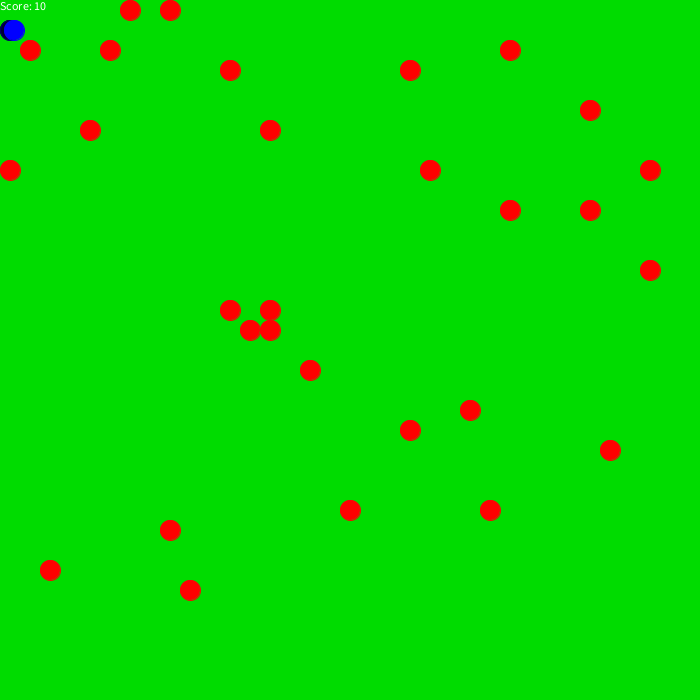
Frame 1 (no input)
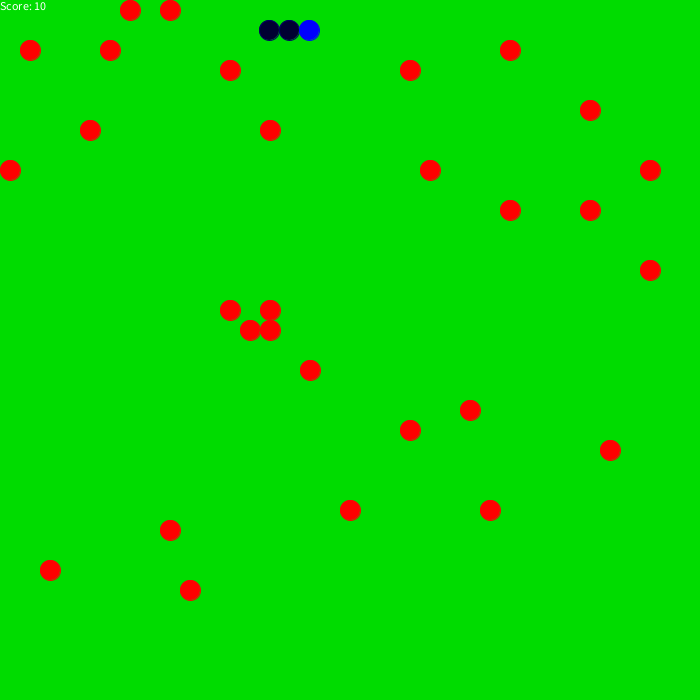
Frame 60 (the mouse pressed at the canvas centre just before this capture)
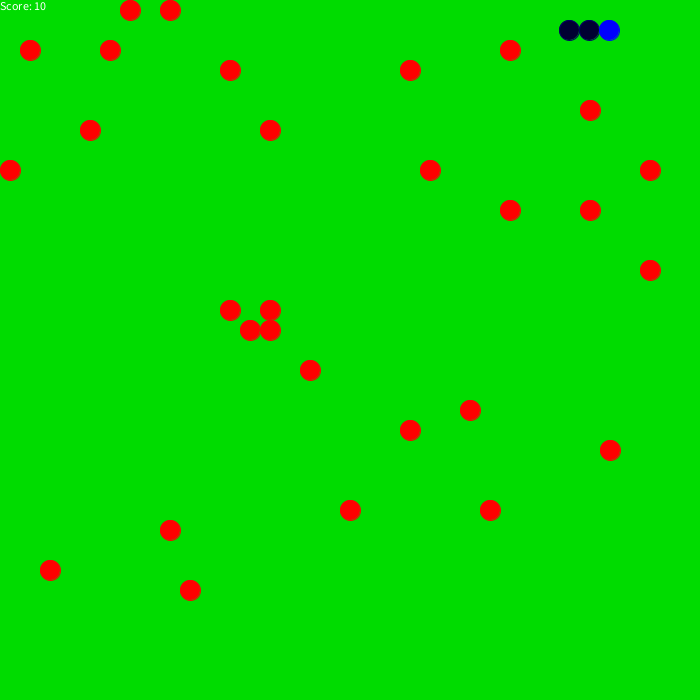
Frame 120 (the mouse held since frame 60 and released just before this capture)

The Processing sketch that drew these frames (run headless with seeded random() and noise(); from frame 60 on, the mouse is pressed at the canvas centre):

// Processing sketch: processing_128131
// ── processing_128131.pde

//Snake game
//Ryan Beattie, Ryan Willoughby
 
 
int gameSpeed;
 
boolean [] kDown; 
boolean [] kHit; 
 
int score;
 
int xPickup, yPickup;
 
Snake player1;
 
void setup() {
  size(700, 700);
   
  gameSpeed = 5;
   
  kDown = new boolean[256]; 
  kHit = new boolean[256]; 
   
  for (int i = 0; i < 30; i++) {
    addPickup(int(random((width / 20) - 1)) * 20, int(random((height / 20) - 1)) * 20, 20, 20);
  }
   
  score = 0;
   
  player1 = new Snake(0, 20, 20, 20, 1, "right");
}//setup
 
void keyPressed() {            // Called automatically. Custom keyPressed event.
  int kCode = keyCode;
  kDown[kCode] = true;
}//keyPressed
 
void keyReleased() {          // Called automatically. Custom keyReleased event.
  int kCode = keyCode;
  kDown[kCode] = false;
  kHit[kCode] = false;
}// keyReleased
 
boolean keyDown(int k) {      // Returns True or False when called.
  return kDown[k];
}//keyDown
 
boolean keyHit(int k) {       // Returns True or False when called.
  boolean result;
   
  if (kDown[k] == true && kHit[k] == false) {
    kHit[k] = true;
    result = true;
  }
  else {
    result = false;
  }
   
  return result;
}//keyHit
 
void update() {         
  if (!pickupsExist()) {    //End game if no more pickups exist.
    exit();
  }
   
  for (int i = 0; i < gameSpeed; i++) {
    //Game logic here.
    playerInput();
    player1.update();
  }
}//update
 
void draw() {
  update();
  background(0, 220, 0);
  
   
  fill(255);
  text("Score: " + score, 0, 10);
  drawPickups();
  player1.draw();
  delay(1);
}//draw
 
void playerInput() {
  if (keyHit(UP) && player1.direction != "down") {
    player1.setDirection("up");
  }
   
  if (keyHit(RIGHT) && player1.direction != "left") {
    player1.setDirection("right");
  }
   
  if (keyHit(DOWN) && player1.direction != "up") {
    player1.setDirection("down");
  }
   
  if (keyHit(LEFT) && player1.direction != "right") {
    player1.setDirection("left");
  }
}//playerInput

class Actor {//A general class that can be the template for most objects in the game.
  int x, y;  //Block-coordinates. These update based on the width and height of this class.
  int w, h;  //Size of this class.
  int xTween, yTween;  //These do the catching-up between block-coordinates movement and are the actual coordinates of the graphics.
   
  public Actor(int x, int y, int w, int h) {
    this.x = x;
    this.y = y;
    this.w = w;
    this.h = h;
    this.xTween = x;
    this.yTween = y;
  }//Actor constructor
}//Actor
 
void removeActor(Actor a) {
   
}

boolean collided(Actor a, Actor b) {
  boolean isCollided = false;
   
  if (a.xTween > (b.xTween - a.w) && a.xTween < (b.xTween + b.w)) {
    if (a.yTween > (b.yTween - a.h) && a.yTween < (b.yTween + b.h)) {
      isCollided = true;
    }
  }
   
  return isCollided;
}

ArrayList pickups;
 
void addPickup(int x, int y, int w, int h) {
  if (pickups == null) {
    pickups = new ArrayList();
  }
   
  pickups.add(new Actor(x, y, w, h));
  return;
}
 
void removePickup(Actor a) {
   
}
 
boolean pickupsExist() {
  boolean exists = true;
   
  if (pickups.size() == 0) {
    exists = false;
  }
   
  return exists;
}
 
void drawPickups() {
  ellipseMode(CORNER);
  stroke(255, 0, 0);
  fill(255, 0, 0);
   
  for (int i = 0; i < pickups.size(); i++) {
    Actor pickup = (Actor) pickups.get(i);
    ellipse(pickup.x, pickup.y, pickup.w, pickup.h);
  }
}

class Snake {
  Actor head;
  ArrayList segments;
  String direction;
 
  public Snake(int x, int y, int segW, int segH, int tailLength, String direction) {
    this.direction = direction;
 
    head = new Actor(x, y, segW, segH);
    segments = new ArrayList();
 
    for (int i = 0; i < tailLength; i++) {
      segments.add(new Actor(x, y, segW, segH));
    }
  }//Snake constructor
 
  void setDirection(String direction) {
    this.direction = direction;
  }//setDirection
   
  void update() {
    //Make the head chase its own block movements.
    tween(head);
 
    for (int i = 0; i < segments.size(); i++) {//Make the tail parts chase their own block movements.
      Actor segment = (Actor) segments.get(i);
      tween(segment);
    }
 
    if (tweened(head)) {//If the head is lined-up with its own block movement then block-move every part.
      move();
    }
 
    for (int i = 0; i < pickups.size(); i++) {//Munch pickups.
      Actor pickup = (Actor) pickups.get(i);
 
      if (collided(head, pickup)) {
        score += 10;
         
        pickups.remove(i);
         
        Actor segment = (Actor) segments.get(segments.size() - 1);
        segments.add(new Actor(segment.x, segment.y, segment.w, segment.h));
      }
    }
     
    for (int i = 1; i < segments.size() - 1; i++) {//Kill self if you munch on your own tail.
      Actor segment = (Actor) segments.get(i);
       
      if (collided(head, segment)) {
        exit();
      }
    }
  }//update
 
  void move() {//Moves the parts of the snake in blocks.
    //Record the current block-coordinates of the head.
    int oldX = head.x;
    int oldY = head.y;
 
    //Block-move the head according to it's current direction.
    if (this.direction == "up") {
      head.y = head.y - head.h;
    }
 
    //And again.
    if (this.direction == "right") {
      head.x = head.x + head.w;
    }
 
    //And again.
    if (this.direction == "down") {
      head.y = head.y + head.h;
    }
 
    //And again.
    if (this.direction == "left") {
      head.x = head.x - head.w;
    }
 
    for (int i = 0; i < segments.size(); i++) {//Do-do-doOOoooo Come-on and do the conga. This is the bit where each segment chases the one in front of it.
      //Reference the current segment.
      Actor segment = (Actor) segments.get(i);
 
      //Make sure the actual coordinates obey the recorded block-coordinates, every time this method is called.
      segment.xTween = segment.x;
      segment.yTween = segment.y;
 
      //Record the current coordinates of the current segment.
      int currentX = segment.x;
      int currentY = segment.y;
 
      //Block-move the current segment to the coordinates of the previous segment or head, where applicable.
      segment.x = oldX;
      segment.y = oldY;
 
      //Store the current segment's coordinates which were recorded before it was block-moved.
      oldX = currentX;
      oldY = currentY;
    }
  }//move
 
  void tween(Actor a) {//Move part of the snake a tweenie little bit at a time, if it's not lined-up with its block-coordinates.
    if (a.y < a.yTween) {
      a.yTween--;
    }
 
    if (a.x > a.xTween) {
      a.xTween++;
    }
 
    if (a.y > a.yTween) {
      a.yTween++;
    }
 
    if (a.x < a.xTween) {
      a.xTween--;
    }
  }//tween
 
  boolean tweened(Actor a) {//Check if a part is lined-up with its block-coordinates.
    boolean isTweened = false;
 
    if (a.x == a.xTween && a.y == a.yTween) {
      isTweened = true;
    }
 
    return isTweened;
  }//tweened
 
    void draw() {
    ellipseMode(CORNER);
    stroke(0, 0, 100);
    fill(0, 0, 50);
 
    for (int i = segments.size() - 1; i >= 0; i--) {
      Actor segment = (Actor) segments.get(i);
      ellipse(segment.xTween, segment.yTween, segment.w, segment.h);
    }
 
    ellipseMode(CORNER);
    stroke(0, 0, 255);
    fill(0, 0, 255);
    ellipse(head.xTween, head.yTween, head.w, head.h);
  }//draw
}//Snake
